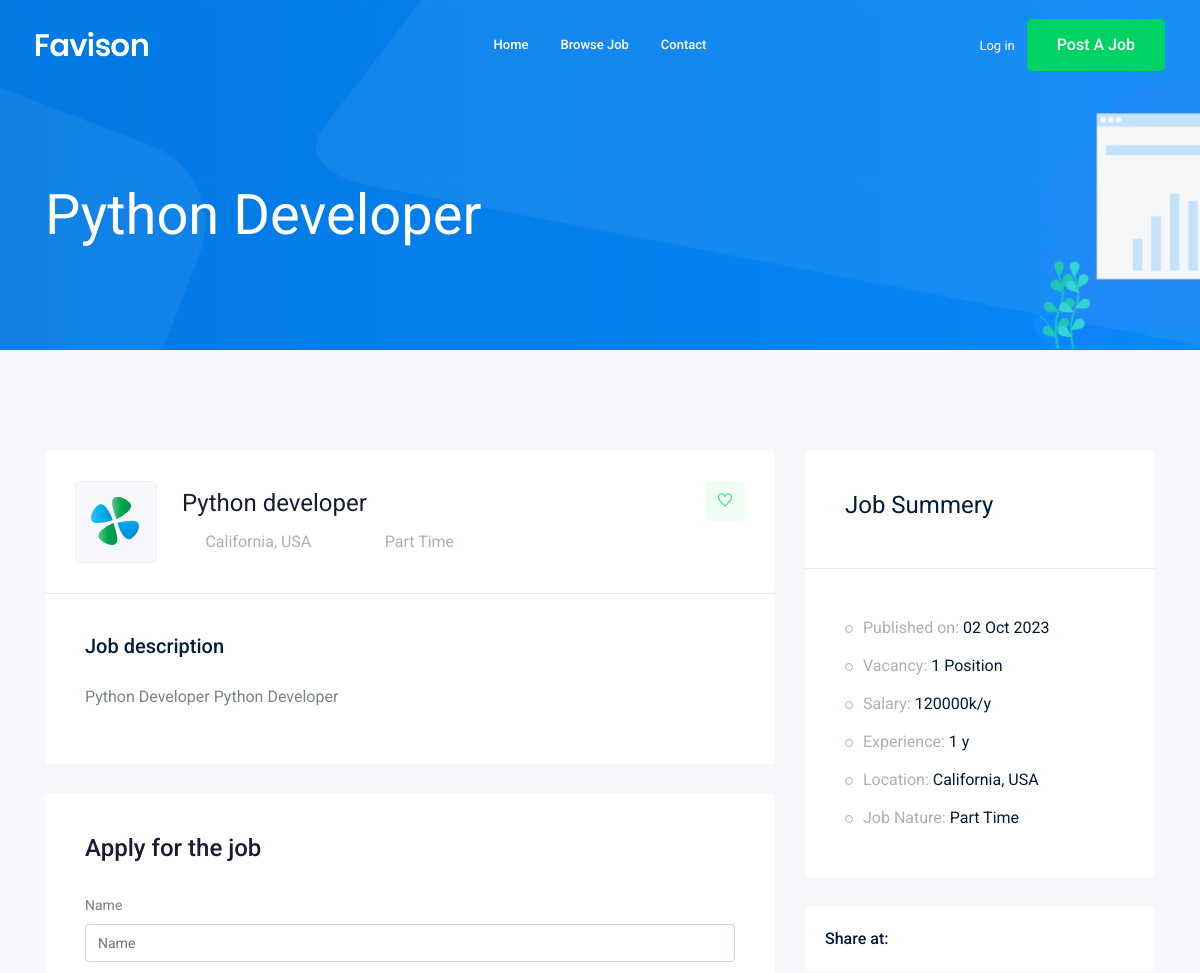
Page /jobs/python-developer (upper part) on the earlier database version.
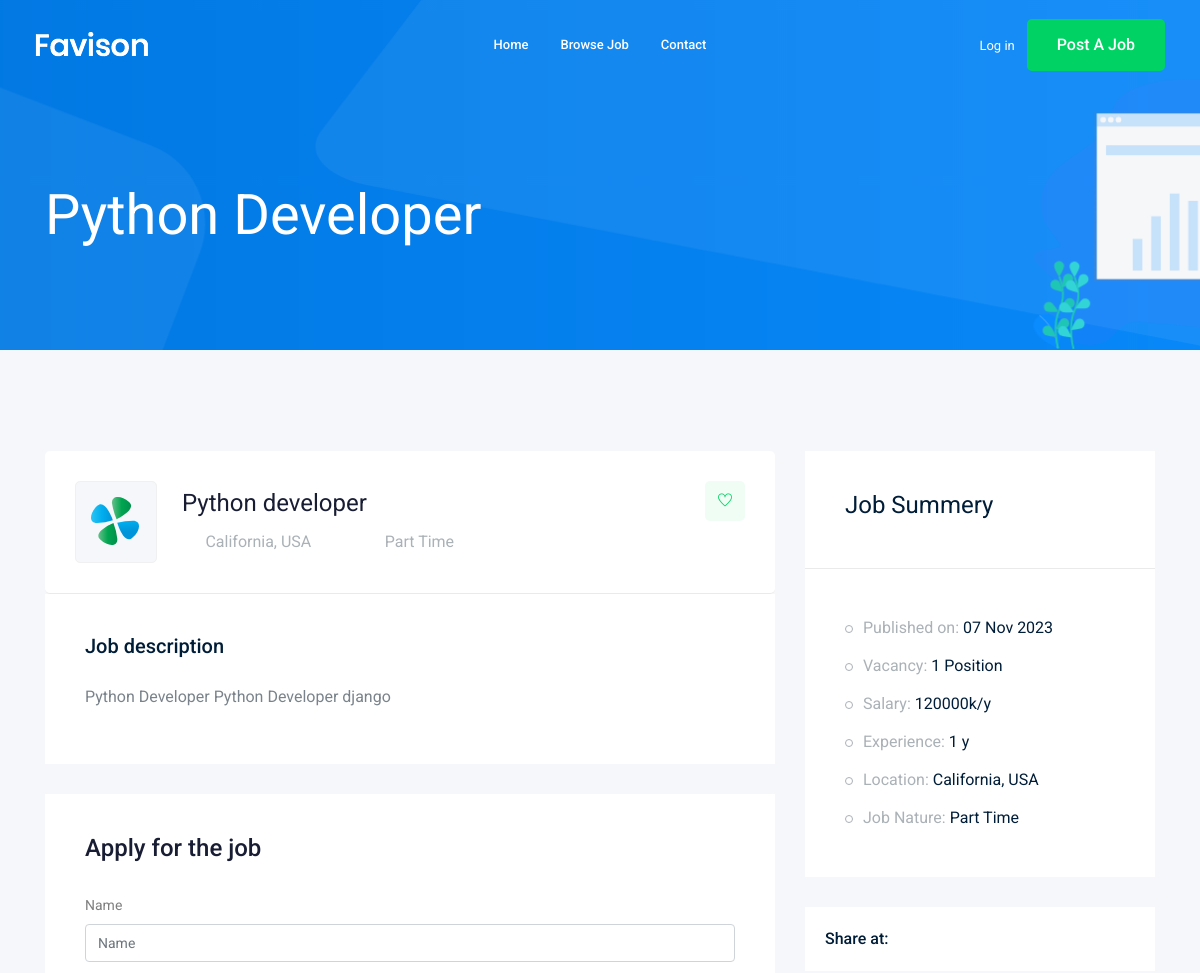
Same page on the later database version.
### job/models.py (models this page shows, shortened)
class Job(models.Model):
    owner = models.ForeignKey(User ,related_name='job_owner', on_delete=models.CASCADE)
    title = models.CharField(max_length=100)
    job_type = models.CharField(max_length=15 , choices=JOB_TYPE)
    description = models.TextField(max_length=1000)
    published_at = models.DateTimeField(auto_now=True)
    vacancy = models.IntegerField(default=1)
    salary = models.IntegerField(default=0)
    experience = models.IntegerField(default=1)
    category = models.ForeignKey('Category', on_delete=models.CASCADE )
    image= models.ImageField(upload_to=image_upload)
    slug = models.SlugField(blank=True , null=True)
    def __str__(self):
        return self.title

### job/views.py (the view)
# urls.py: path('<str:slug>' ,  views.job_detail , name='job_detail'),
def job_detail(request, slug):
    job_detail = Job.objects.get(slug=slug)
    if request.method=='POST':
        form = ApplyForm(request.POST, request.FILES)
        if form.is_valid():
            myform = form.save(commit=False)
            myform.job = job_detail
            myform.save()
    else:
        form = ApplyForm()
    context = {'job':job_detail , 'form':form}
    return render(request , 'job/job_detail.html', context )

### job/form.py
class ApplyForm(forms.ModelForm):
    class Meta:
        model =Apply
        fields = ['name','email', 'website','cv','cover_letter']

### job/templates/job/job_detail.html (shortened to what this page needs)
{% extends "base.html" %}
{% load bootstrap4 %}
{% load static %}
{% block body %}
    <div class="bradcam_area bradcam_bg_1">
        <div class="container">
            <div class="row">
                <div class="col-xl-12">
                    <div class="bradcam_text">
                        <h3>{{ job }}</h3>
                    </div>
                </div>
            </div>
        </div>
    </div>
    <div class="job_details_area">
        <div class="container">
            <div class="row">
                <div class="col-lg-8">
                    <div class="job_details_header">
                        <div class="single_jobs white-bg d-flex justify-content-between">
                            <div class="jobs_left d-flex align-items-center">
                                <div class="thumb">
                                    <img src="img/svg_icon/1.svg" alt="">
                                </div>
                                <div class="jobs_conetent">
                                    <a href="#"><h4>{{ job }}</h4></a>
                                    <div class="links_locat d-flex align-items-center">
                                        <div class="location">
                                            <p> <i class="fa fa-map-marker"></i> California, USA</p>
                                        </div>
                                        <div class="location">
                                            <p> <i class="fa fa-clock-o"></i> {{job.job_type}}</p>
                                        </div>
                                    </div>
                                </div>
                            </div>
                            <div class="jobs_right">
                                <div class="apply_now">
                                    <a class="heart_mark" href="#"> <i class="ti-heart"></i> </a>
                                </div>
                            </div>
                        </div>
                    </div>
                    <div class="descript_wrap white-bg">
                        <div class="single_wrap">
                            <h4>Job description</h4>
                            <p>{{job.description  }}</p>
                        </div>
                    </div>
                    <div class="apply_job_form white-bg">
                        <h4>Apply for the job</h4>
                        <form  method="POST" enctype="multipart/form-data" >
                            {% bootstrap_form form %}
                        </form>
                    </div>
                </div>
                <div class="col-lg-4">
                    <div class="job_sumary">
                        <div class="summery_header">
                            <h3>Job Summery</h3>
                        </div>
                        <div class="job_content">
                            <ul>
                                <li>Published on: <span>{{job.published_at|date:'d M o'}}</span></li>
                                <li>Vacancy: <span>{{job.vacancy}} Position</span></li>
                                <li>Salary: <span>{{job.salary}}k/y</span></li>
                                <li>Experience: <span>{{job.experience}} y</span></li>
                                <li>Location: <span>California, USA</span></li>
                                <li>Job Nature: <span> {{job.job_type}}</span></li>
                            </ul>
                        </div>
                    </div>
                    <div class="share_wrap d-flex">
                        <span>Share at:</span>
                        <ul>
                            <li><a href="#"> <i class="fa fa-facebook"></i></a> </li>
                            <li><a href="#"> <i class="fa fa-google-plus"></i></a> </li>
                            <li><a href="#"> <i class="fa fa-twitter"></i></a> </li>
                            <li><a href="#"> <i class="fa fa-envelope"></i></a> </li>
                        </ul>
                    </div>
                </div>
            </div>
        </div>
    </div>
{% endblock body %}

Differences in the rows shown:
changed Job "Python Developer": description "Python Developer Python Developer" → "Python Developer Python Developer django"; published_at "02 Oct 2023" → "07 Nov 2023"
